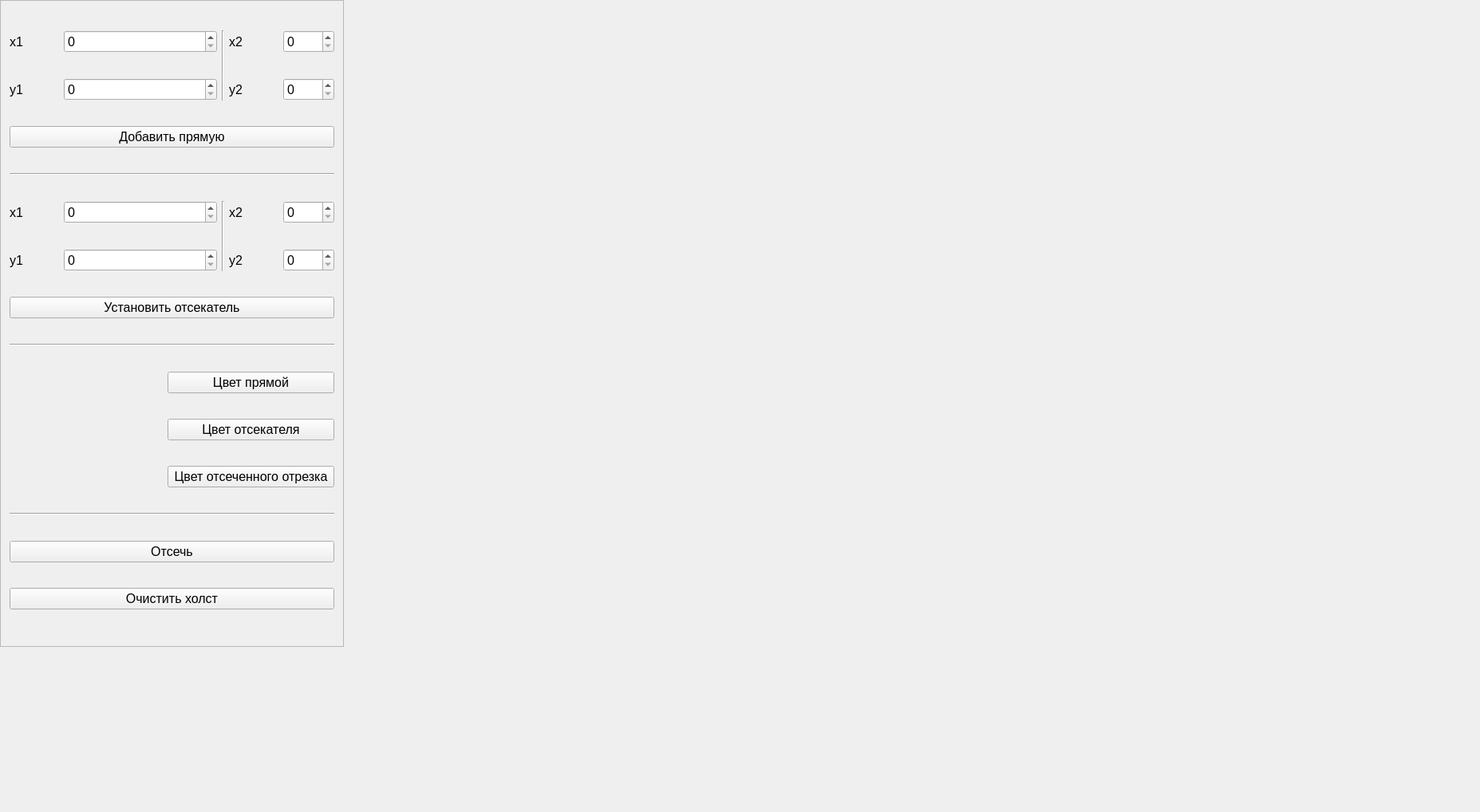
<?xml version="1.0" encoding="UTF-8"?>
<ui version="4.0">
 <class>MainWindow</class>
 <widget class="QMainWindow" name="MainWindow">
  <property name="geometry">
   <rect>
    <x>0</x>
    <y>0</y>
    <width>1855</width>
    <height>1018</height>
   </rect>
  </property>
  <property name="font">
   <font>
    <pointsize>12</pointsize>
   </font>
  </property>
  <property name="windowTitle">
   <string>MainWindow</string>
  </property>
  <widget class="QWidget" name="centralWidget">
   <widget class="DrawLabel" name="drawLabel">
    <property name="geometry">
     <rect>
      <x>440</x>
      <y>0</y>
      <width>1401</width>
      <height>1001</height>
     </rect>
    </property>
    <property name="minimumSize">
     <size>
      <width>0</width>
      <height>0</height>
     </size>
    </property>
    <property name="text">
     <string/>
    </property>
   </widget>
   <widget class="QFrame" name="frame">
    <property name="geometry">
     <rect>
      <x>0</x>
      <y>0</y>
      <width>431</width>
      <height>811</height>
     </rect>
    </property>
    <property name="frameShape">
     <enum>QFrame::StyledPanel</enum>
    </property>
    <layout class="QGridLayout" name="gridLayout">
     <item row="1" column="1" colspan="3">
      <widget class="QSpinBox" name="y1addLineSpinBox">
       <property name="maximum">
        <number>720</number>
       </property>
      </widget>
     </item>
     <item row="7" column="0" colspan="7">
      <widget class="Line" name="line_4">
       <property name="orientation">
        <enum>Qt::Horizontal</enum>
       </property>
      </widget>
     </item>
     <item row="1" column="5">
      <widget class="QLabel" name="y2addLineTextLabel">
       <property name="text">
        <string>y2</string>
       </property>
      </widget>
     </item>
     <item row="1" column="6">
      <widget class="QSpinBox" name="y2addLineSpinBox">
       <property name="maximum">
        <number>720</number>
       </property>
      </widget>
     </item>
     <item row="5" column="0">
      <widget class="QLabel" name="y1setClipperTextLabel">
       <property name="text">
        <string>y1</string>
       </property>
      </widget>
     </item>
     <item row="5" column="1" colspan="3">
      <widget class="QSpinBox" name="y1setClipperSpinBox">
       <property name="maximum">
        <number>720</number>
       </property>
      </widget>
     </item>
     <item row="4" column="5">
      <widget class="QLabel" name="x2setClipperTextLabel">
       <property name="text">
        <string>x2</string>
       </property>
      </widget>
     </item>
     <item row="4" column="6">
      <widget class="QSpinBox" name="x2setClipperSpinBox">
       <property name="maximum">
        <number>1200</number>
       </property>
      </widget>
     </item>
     <item row="5" column="5">
      <widget class="QLabel" name="y2setClipperTextLabel">
       <property name="text">
        <string>y2</string>
       </property>
      </widget>
     </item>
     <item row="5" column="6">
      <widget class="QSpinBox" name="y2setClipperSpinBox">
       <property name="maximum">
        <number>720</number>
       </property>
      </widget>
     </item>
     <item row="8" column="0" colspan="3">
      <widget class="QLabel" name="lineBaseColorLabel">
       <property name="minimumSize">
        <size>
         <width>64</width>
         <height>0</height>
        </size>
       </property>
       <property name="text">
        <string/>
       </property>
      </widget>
     </item>
     <item row="8" column="3" colspan="4">
      <widget class="QPushButton" name="setLineBaseColorPushButton">
       <property name="text">
        <string>Цвет прямой</string>
       </property>
      </widget>
     </item>
     <item row="9" column="0" colspan="3">
      <widget class="QLabel" name="clipperColorLabel">
       <property name="minimumSize">
        <size>
         <width>64</width>
         <height>0</height>
        </size>
       </property>
       <property name="frameShape">
        <enum>QFrame::NoFrame</enum>
       </property>
       <property name="text">
        <string/>
       </property>
      </widget>
     </item>
     <item row="9" column="3" colspan="4">
      <widget class="QPushButton" name="setClipperColorPushButton">
       <property name="text">
        <string>Цвет отсекателя</string>
       </property>
      </widget>
     </item>
     <item row="10" column="0" colspan="3">
      <widget class="QLabel" name="clippedLineColorLabel">
       <property name="minimumSize">
        <size>
         <width>64</width>
         <height>0</height>
        </size>
       </property>
       <property name="text">
        <string/>
       </property>
      </widget>
     </item>
     <item row="10" column="3" colspan="4">
      <widget class="QPushButton" name="setClippedLineColorPushButton">
       <property name="minimumSize">
        <size>
         <width>190</width>
         <height>0</height>
        </size>
       </property>
       <property name="text">
        <string>Цвет отсеченного отрезка</string>
       </property>
      </widget>
     </item>
     <item row="4" column="1" colspan="3">
      <widget class="QSpinBox" name="x1setClipperSpinBox">
       <property name="maximum">
        <number>1200</number>
       </property>
      </widget>
     </item>
     <item row="0" column="4" rowspan="2">
      <widget class="Line" name="line">
       <property name="orientation">
        <enum>Qt::Vertical</enum>
       </property>
      </widget>
     </item>
     <item row="6" column="0" colspan="7">
      <widget class="QPushButton" name="setClipperPushButton">
       <property name="text">
        <string>Установить отсекатель</string>
       </property>
      </widget>
     </item>
     <item row="12" column="0" colspan="7">
      <widget class="QPushButton" name="clipPushButton">
       <property name="font">
        <font>
         <pointsize>12</pointsize>
        </font>
       </property>
       <property name="text">
        <string>Отсечь</string>
       </property>
      </widget>
     </item>
     <item row="2" column="0" colspan="7">
      <widget class="QPushButton" name="addLinePushButton">
       <property name="text">
        <string>Добавить прямую</string>
       </property>
      </widget>
     </item>
     <item row="1" column="0">
      <widget class="QLabel" name="y1addLineTextLabel">
       <property name="text">
        <string>y1</string>
       </property>
      </widget>
     </item>
     <item row="0" column="1" colspan="3">
      <widget class="QSpinBox" name="x1addLineSpinBox">
       <property name="maximum">
        <number>1200</number>
       </property>
      </widget>
     </item>
     <item row="13" column="0" colspan="7">
      <widget class="QPushButton" name="clearPushButton">
       <property name="text">
        <string>Очистить холст</string>
       </property>
      </widget>
     </item>
     <item row="0" column="5">
      <widget class="QLabel" name="x2addLineTextLabel">
       <property name="text">
        <string>x2</string>
       </property>
      </widget>
     </item>
     <item row="0" column="6">
      <widget class="QSpinBox" name="x2addLineSpinBox">
       <property name="maximum">
        <number>1200</number>
       </property>
      </widget>
     </item>
     <item row="4" column="0">
      <widget class="QLabel" name="x1setClipperTextLabel">
       <property name="text">
        <string>x1</string>
       </property>
      </widget>
     </item>
     <item row="0" column="0">
      <widget class="QLabel" name="x1addLineTextLabel">
       <property name="text">
        <string>x1</string>
       </property>
      </widget>
     </item>
     <item row="4" column="4" rowspan="2">
      <widget class="Line" name="line_2">
       <property name="orientation">
        <enum>Qt::Vertical</enum>
       </property>
      </widget>
     </item>
     <item row="3" column="0" colspan="7">
      <widget class="Line" name="line_3">
       <property name="orientation">
        <enum>Qt::Horizontal</enum>
       </property>
      </widget>
     </item>
     <item row="11" column="0" colspan="7">
      <widget class="Line" name="line_5">
       <property name="orientation">
        <enum>Qt::Horizontal</enum>
       </property>
      </widget>
     </item>
    </layout>
   </widget>
  </widget>
 </widget>
 <layoutdefault spacing="6" margin="11"/>
 <customwidgets>
  <customwidget>
   <class>DrawLabel</class>
   <extends>QLabel</extends>
   <header>drawlabel.h</header>
  </customwidget>
 </customwidgets>
 <resources/>
 <connections/>
</ui>
